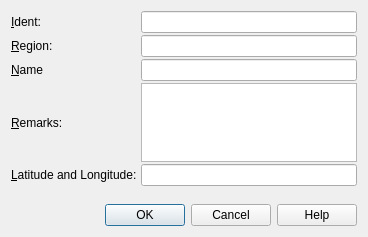
<?xml version="1.0" encoding="UTF-8"?>
<ui version="4.0">
 <class>UserWaypointDialog</class>
 <widget class="QDialog" name="UserWaypointDialog">
  <property name="geometry">
   <rect>
    <x>0</x>
    <y>0</y>
    <width>368</width>
    <height>237</height>
   </rect>
  </property>
  <property name="windowTitle">
   <string>Little Navmap - Edit Position</string>
  </property>
  <layout class="QGridLayout" name="gridLayout">
   <property name="spacing">
    <number>2</number>
   </property>
   <item row="6" column="2">
    <widget class="QLabel" name="labelRouteUserWaypointCoordStatus">
     <property name="text">
      <string/>
     </property>
     <property name="textInteractionFlags">
      <set>Qt::LinksAccessibleByMouse|Qt::TextSelectableByMouse</set>
     </property>
    </widget>
   </item>
   <item row="2" column="0">
    <widget class="QLabel" name="labelRouteUserWaypointRegion">
     <property name="text">
      <string>&amp;Region:</string>
     </property>
     <property name="buddy">
      <cstring>lineEditRouteUserWaypointRegion</cstring>
     </property>
    </widget>
   </item>
   <item row="1" column="2">
    <widget class="QLineEdit" name="lineEditRouteUserWaypointIdent">
     <property name="toolTip">
      <string>Required ident of the waypoint.
A short all upper case ident without spaces is recommended.</string>
     </property>
    </widget>
   </item>
   <item row="5" column="0">
    <widget class="QLabel" name="labelRouteUserWaypointLatLon">
     <property name="text">
      <string>&amp;Latitude and Longitude:</string>
     </property>
     <property name="buddy">
      <cstring>lineEditRouteUserWaypointLatLon</cstring>
     </property>
    </widget>
   </item>
   <item row="2" column="2">
    <widget class="QLineEdit" name="lineEditRouteUserWaypointRegion">
     <property name="toolTip">
      <string>Optional two letter ICAO region of the waypoint.</string>
     </property>
    </widget>
   </item>
   <item row="1" column="0">
    <widget class="QLabel" name="labelRouteUserWaypointIdent">
     <property name="text">
      <string>&amp;Ident:</string>
     </property>
     <property name="buddy">
      <cstring>lineEditRouteUserWaypointIdent</cstring>
     </property>
    </widget>
   </item>
   <item row="4" column="0">
    <widget class="QLabel" name="labelRouteUserWaypointComment">
     <property name="text">
      <string>&amp;Remarks:</string>
     </property>
     <property name="buddy">
      <cstring>textEditRouteUserWaypointComment</cstring>
     </property>
    </widget>
   </item>
   <item row="5" column="2">
    <widget class="QLineEdit" name="lineEditRouteUserWaypointLatLon">
     <property name="toolTip">
      <string>Recognized coordinate formats:
- Degrees, minutes and seconds : N49° 26' 41.57&quot; E9° 12' 5.49&quot; or 49° 26' 41.57&quot; N 9° 12' 5.49&quot; E
- Degrees and minutes: N54* 16.82' W008* 35.95', N 52 33.58 E 13 17.26 or 49° 26.69' N 9° 12.09' E
- Degrees only: 49.4449° N 9.2015° E or N 49.4449° E 9.2015°
- Degrees with sign: 49.4449 9.2015. Negative is west or south. Order for latitude and longitude depends on option settings.
Degree, minute and second signs can be omitted for above formats.
Latitude has to be first and N/S and E/W designators are required.
A space is only needed to separate latitude and longitude or degrees/minutes/seconds if no signs used.
Other formats:
- Degrees and minutes: N44124W122451, N14544W017479 or S31240E136502
- Degrees only 46N078W
- Degrees and minutes 4620N07805W
- Degrees, minutes and seconds 481200N0112842E (SkyVector)
- Degrees and minutes in pair &quot;N6500 W08000&quot; or &quot;N6500/W08000&quot;
- NAT type 5020N
Formats above have to be given exactly as shown in the examples.</string>
     </property>
    </widget>
   </item>
   <item row="3" column="0">
    <widget class="QLabel" name="labelRouteUserWaypointName">
     <property name="text">
      <string>&amp;Name</string>
     </property>
     <property name="buddy">
      <cstring>lineEditRouteUserWaypointName</cstring>
     </property>
    </widget>
   </item>
   <item row="8" column="0" colspan="3">
    <widget class="QDialogButtonBox" name="buttonBoxRouteUserWaypoint">
     <property name="orientation">
      <enum>Qt::Horizontal</enum>
     </property>
     <property name="standardButtons">
      <set>QDialogButtonBox::Cancel|QDialogButtonBox::Help|QDialogButtonBox::Ok</set>
     </property>
    </widget>
   </item>
   <item row="7" column="2">
    <spacer name="verticalSpacer">
     <property name="orientation">
      <enum>Qt::Vertical</enum>
     </property>
     <property name="sizeHint" stdset="0">
      <size>
       <width>20</width>
       <height>40</height>
      </size>
     </property>
    </spacer>
   </item>
   <item row="3" column="2">
    <widget class="QLineEdit" name="lineEditRouteUserWaypointName">
     <property name="toolTip">
      <string>Waypoint name</string>
     </property>
    </widget>
   </item>
   <item row="4" column="2">
    <widget class="QTextEdit" name="textEditRouteUserWaypointComment">
     <property name="html">
      <string>&lt;!DOCTYPE HTML PUBLIC &quot;-//W3C//DTD HTML 4.0//EN&quot; &quot;http://www.w3.org/TR/REC-html40/strict.dtd&quot;&gt;
&lt;html&gt;&lt;head&gt;&lt;meta name=&quot;qrichtext&quot; content=&quot;1&quot; /&gt;&lt;style type=&quot;text/css&quot;&gt;
p, li { white-space: pre-wrap; }
&lt;/style&gt;&lt;/head&gt;&lt;body style=&quot; font-family:'Ubuntu'; font-size:10pt; font-weight:400; font-style:normal;&quot;&gt;
&lt;p style=&quot;-qt-paragraph-type:empty; margin-top:0px; margin-bottom:0px; margin-left:0px; margin-right:0px; -qt-block-indent:0; text-indent:0px;&quot;&gt;&lt;br /&gt;&lt;/p&gt;&lt;/body&gt;&lt;/html&gt;</string>
     </property>
     <property name="acceptRichText">
      <bool>false</bool>
     </property>
    </widget>
   </item>
  </layout>
 </widget>
 <tabstops>
  <tabstop>lineEditRouteUserWaypointIdent</tabstop>
  <tabstop>lineEditRouteUserWaypointRegion</tabstop>
  <tabstop>lineEditRouteUserWaypointName</tabstop>
  <tabstop>textEditRouteUserWaypointComment</tabstop>
  <tabstop>lineEditRouteUserWaypointLatLon</tabstop>
 </tabstops>
 <resources/>
 <connections/>
</ui>
